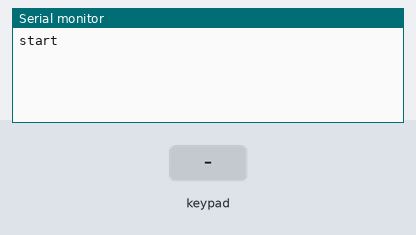
Recording of a sketch running on a simulated Arduino Uno, built with avr-gcc and run on an emulated ATmega328P. Parts: the last lines printed to the serial monitor. The inputs (shaded band) are chosen by the test bench. No radio packets arrive unless stated.

Above: at 1.2 s.
1.3 s: key '0' pressed
At 2.5 s:
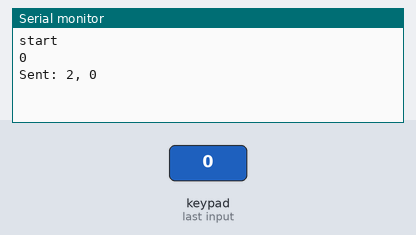
2.8 s: keypad keys 2 3 4 5 A pressed 0.4 s apart
At 5.1 s:
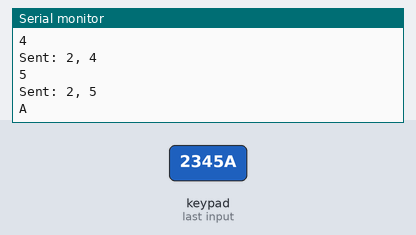
6.3 s: key 'B' pressed
At 7.4 s:
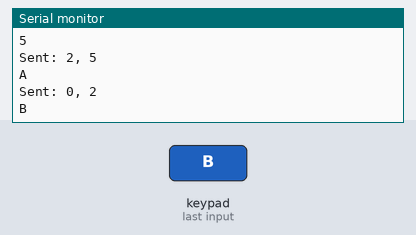
7.8 s: keypad keys 2 3 4 5 D pressed 0.4 s apart
At 10.0 s:
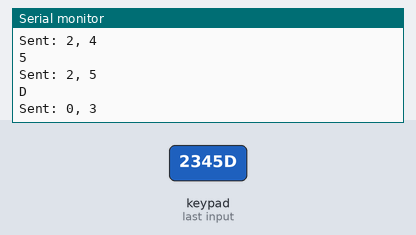
11.3 s: key 'C' pressed
At 12.5 s:
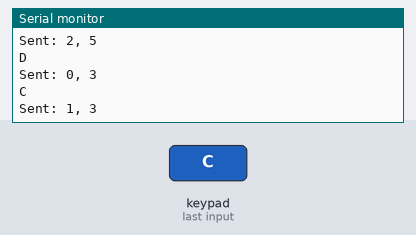
12.8 s: key 'E' pressed
At 13.7 s:
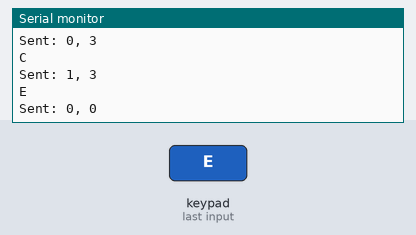
Timing chart, 0 to 15.3 s (numbered marks = the images above; inputs shaded):
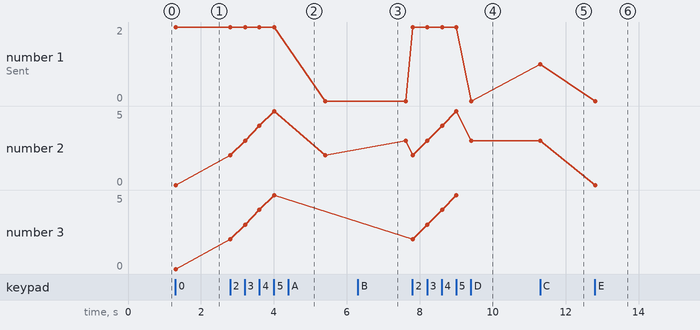

The sketch:

transmitter_controller.ino
```cpp
#include <SPI.h>
#include "RF24.h"
#include <Keypad.h>

const int FLIP = 2;

//user configurable
int tileNumber = 1;

int switchPin = 3;
int stripPin = 6;

//do not change
RF24 radio(10, 9);
byte addresses[][6] = {"Receiver", "Transmitter"};

typedef struct {
  int target = 0;
  int state = 0;
} message;

const byte ROWS = 4; //four rows
const byte COLS = 4; //four columns
//define the cymbols on the buttons of the keypads
char hexaKeys[ROWS][COLS] = {
  {'0', '1', '2', '3'},
  {'4', '5', '6', '7'},
  {'8', '9', 'A', 'B'},
  {'C', 'D', 'E', 'F'}
};
byte rowPins[ROWS] = {6, 7, 8, A0}; //connect to the row pinouts of the keypad
byte colPins[COLS] = {2, 3, 4, 5}; //connect to the column pinouts of the keypad

//initialize an instance of class NewKeypad
Keypad customKeypad = Keypad( makeKeymap(hexaKeys), rowPins, colPins, ROWS, COLS);

void setup() {
  Serial.begin(115200);
  Serial.println("start");
  radio.begin();
  radio.setPALevel(RF24_PA_LOW);
  radio.openWritingPipe(addresses[1]);
  radio.openReadingPipe(1, addresses[0]);
}

bool lastPin1State = 0;

void loop() {
  char customKey = customKeypad.getKey();
  message transmitmessage;
  if (customKey) {
    Serial.println(customKey);
    switch (customKey) {
      case '0':
        transmitmessage.target = 0;
        transmitmessage.state = FLIP;
        radio.write( &transmitmessage , sizeof(message));
        break;
      case '1':
        transmitmessage.target = 1;
        transmitmessage.state = FLIP;
        radio.write( &transmitmessage , sizeof(message));
        break;
      case '2':
        transmitmessage.target = 2;
        transmitmessage.state = FLIP;
        radio.write( &transmitmessage , sizeof(message));
        break;
      case '3':
        transmitmessage.target = 3;
        transmitmessage.state = FLIP;
        radio.write( &transmitmessage , sizeof(message));
        break;
      case '4':
        transmitmessage.target = 4;
        transmitmessage.state = FLIP;
        radio.write( &transmitmessage , sizeof(message));
        break;
      case '5':
        transmitmessage.target = 5;
        transmitmessage.state = FLIP;
        radio.write( &transmitmessage , sizeof(message));
        break;
      case '6':
        transmitmessage.target = 6;
        transmitmessage.state = FLIP;
        radio.write( &transmitmessage , sizeof(message));
        break;
      case '7':
        transmitmessage.target = 7;
        transmitmessage.state = FLIP;
        radio.write( &transmitmessage , sizeof(message));
        break;
      case '8': //flips state of solenoid 0
        transmitmessage.target = 0;
        transmitmessage.state = FLIP;
        radio.write( &transmitmessage , sizeof(message));
        break;
      case '9': //attempts to make 1 the state this node thinks it should be
        //to do this, it uses a variable set globally to remember what it was
        transmitmessage.target = 1;
        transmitmessage.state = lastPin1State;
        lastPin1State = !lastPin1State;
        radio.write( &transmitmessage , sizeof(message));
        break;
      case 'A': //turns on 2 for a specific amount of time
        transmitmessage.target = 2;
        transmitmessage.state = true;
        radio.write( &transmitmessage , sizeof(message));
        delay(1000);
        transmitmessage.state = false;
        radio.write( &transmitmessage , sizeof(message));
        break;
      case 'B': //turns on 2 and 3 for a specific amount of time
        //turn on
        transmitmessage.target = 2;
        transmitmessage.state = true;
        radio.write( &transmitmessage , sizeof(message));
        delay(150);
        transmitmessage.target = 3;
        transmitmessage.state = true;
        radio.write( &transmitmessage , sizeof(message));
        //wait
        delay(1000);
        //turn off
        transmitmessage.target = 2;
        transmitmessage.state = false;
        radio.write( &transmitmessage , sizeof(message));
        delay(150);
        transmitmessage.target = 3;
        transmitmessage.state = false;
        radio.write( &transmitmessage , sizeof(message));
        break;
      case 'C': //C and D are used here to toggle one motor together
        transmitmessage.target = 3;
        transmitmessage.state = true;
        radio.write( &transmitmessage , sizeof(message));
        break;
      case 'D':
        transmitmessage.target = 3; //couple button D to motor 3
        transmitmessage.state = false;
        radio.write( &transmitmessage , sizeof(message));
        break;

      default:
        //if behaviour not defined, don't send anything.
        break;
    }
    Serial.println("Sent: " + String(transmitmessage.state) + ", " + String(transmitmessage.target));
  }
}
```

Measured:
- after the input at 1.3 s, the serial monitor: prints a new line at once (image 1)
- after the input at 2.8 s, the serial monitor: prints a new line at once (image 2)
- after the input at 6.3 s, the serial monitor: prints a new line at once (image 3)
- after the input at 7.8 s, the serial monitor: prints a new line at once (image 4)
- after the input at 11.3 s, the serial monitor: prints a new line at once (image 5)
- after the input at 12.8 s, the serial monitor: prints a new line at once (image 6)
- plotted number 1: 0 → 1 after the input at 11.3 s, 1 → 0 after the input at 12.8 s
- plotted number 2: 2 → 3 after the input at 6.3 s, 3 → 0 after the input at 12.8 s
